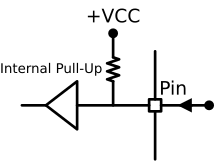

Source code (Python):
import schemdraw
from schemdraw import dsp, logic
from schemdraw import elements as elem

with schemdraw.Drawing() as d:
    d.config(unit=0.5)

    A = logic.Buf().left()
    logic.Line().at(A.out)
    L = logic.Line().right(d.unit * 3).at(A.in1)
    B = dsp.Square().scale(d.unit * 0.5).label("Pin", "top", ofst=(1.5, 0.2))
    logic.Line().right(d.unit * 2).dot()
    elem.CurrentLabelInline(direction="in").reverse().scale(0.6)
    logic.Line().down(d.unit * 2).at(B.S)
    logic.Line().up(d.unit * 2).at(B.N)
    logic.Line().up().at(L.center)
    elem.Resistor().scale(0.5).label(
        "Internal Pull-Up", "top", ofst=(0, 0.2), fontsize=10
    )
    logic.Line().dot().label("+VCC", "right")

    image_bytes = d.get_imagedata("svg")

with open("internal-pull-up.svg", "wb") as f:
    f.write(image_bytes)
